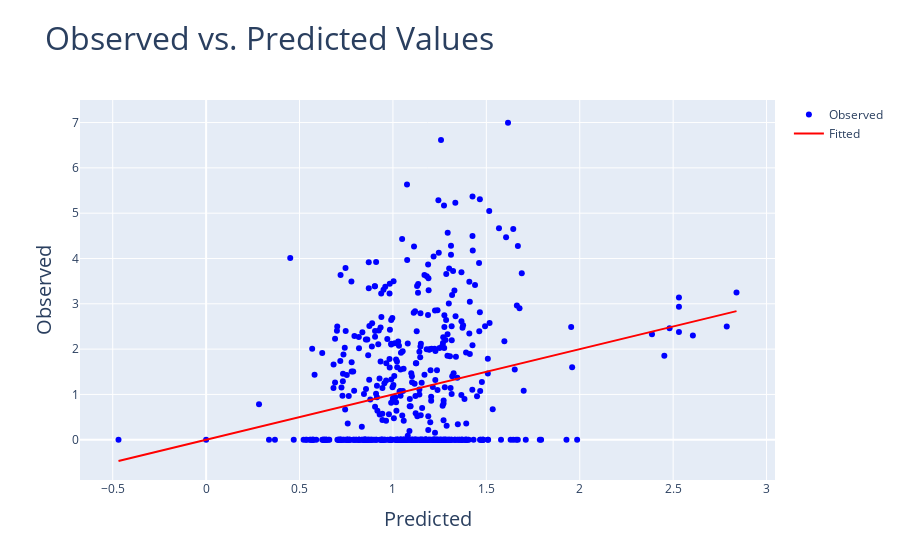
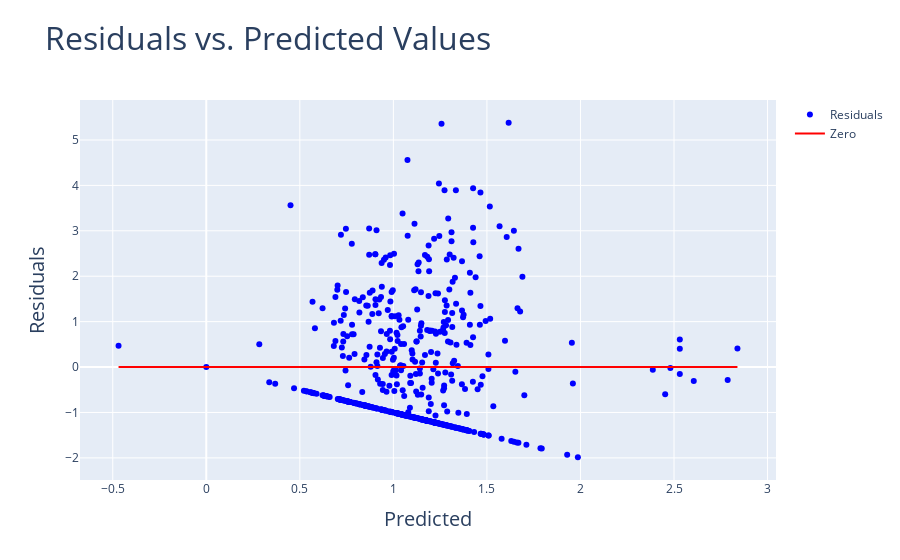

Write notebook code for charts like these, in order.
### Code cell
linearity_test(model_stfwi, y)

### Figure 1 — Plotly figure (JSON) as saved in the notebook; plotly's stock layout.template omitted (floating-point values rounded to 4 significant figures; data arrays with more than 128 entries replaced by an {"elided": "..."} marker saying what was removed)
{"data": [{"marker": {"color": "blue"}, "mode": "markers", "name": "Observed", "type": "scatter", "x": {"elided": "517 float values"}, "y": {"elided": "517 float values"}}, {"line": {"color": "red"}, "mode": "lines", "name": "Fitted", "type": "scatter", "x": {"elided": "517 float values"}, "y": {"elided": "517 float values"}}], "layout": {"title": {"font": {"size": 32}, "text": "Observed vs. Predicted Values"}, "xaxis": {"title": {"font": {"size": 20}, "text": "Predicted"}}, "yaxis": {"title": {"font": {"size": 20}, "text": "Observed"}}}}

### Figure 2 — Plotly figure (JSON) as saved in the notebook; plotly's stock layout.template omitted (floating-point values rounded to 4 significant figures; data arrays with more than 128 entries replaced by an {"elided": "..."} marker saying what was removed)
{"data": [{"marker": {"color": "blue"}, "mode": "markers", "name": "Residuals", "type": "scatter", "x": {"elided": "517 float values"}, "y": {"elided": "517 float values"}}, {"line": {"color": "red"}, "mode": "lines", "name": "Zero", "type": "scatter", "x": {"elided": "517 float values"}, "y": {"elided": "517 int values"}}], "layout": {"title": {"font": {"size": 32}, "text": "Residuals vs. Predicted Values"}, "xaxis": {"title": {"font": {"size": 20}, "text": "Predicted"}}, "yaxis": {"title": {"font": {"size": 20}, "text": "Residuals"}}}}
